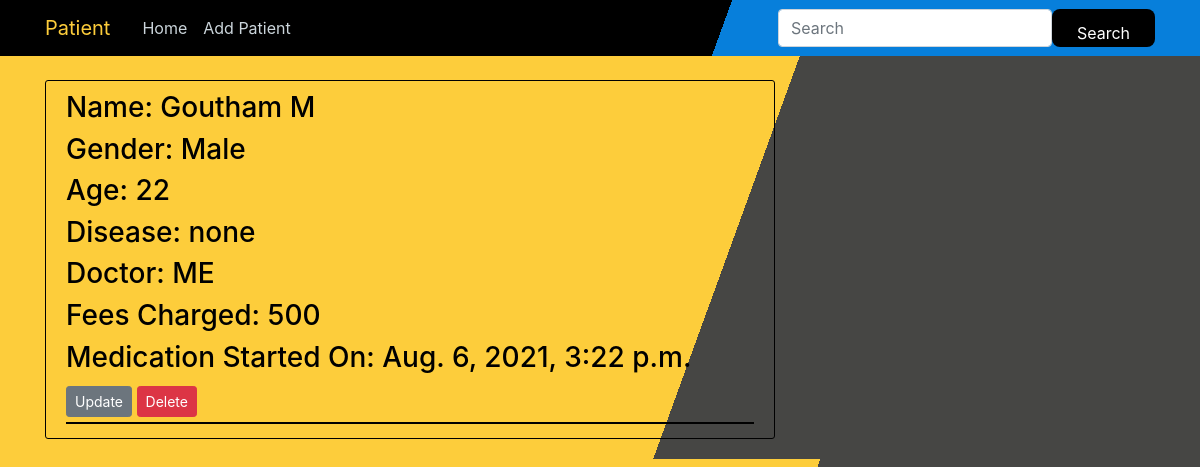
The app's page /patient/6/ with its own data.
### PD/models.py (models this page shows, shortened)
class Patient(models.Model):
        firstname = models.CharField(max_length=100)
        lastname  = models.CharField(max_length=100)
        choose_gender = (
        ('Male', 'Male'),
        ('Female', 'Female'),
        )
        gender = models.CharField( max_length=100,choices=choose_gender)
        age = models.IntegerField(max_length=3,null=True)
        disease  = models.CharField(max_length=100)
        doctor   = models.CharField(max_length=100)
        fees = models.IntegerField(default=500,null=False)
        medsstarted =  models.DateTimeField(default=timezone.now)

### PD/views.py (the view)
# urls.py: path("patient/<int:pk>/", PatientDetailView.as_view(), name="patient-detail"),
class PatientDetailView(DetailView):
    model = Patient

### PD/templates/PD/patient_detail.html
{%extends "PD/base.html" %} {% block content %}
<article class="media content-section">
    <div class="media-body">
        <div class="article-metadata">
            <h3>Name: {{ object.firstname }} {{object.lastname}}</h3>
            <h3>Gender: {{ object.gender }}</h3>
            <h3>Age: {{ object.age }}</h3>
            <h3>Disease: {{ object.disease }}</h3>
            <h3>Doctor: {{ object.doctor }}</h3>
            <h3>Fees Charged: {{ object.fees }}</h3>
            <h3>Medication Started On: {{ object.medsstarted }}</h3>
            <div>
                <a
                class="btn btn-secondary btn-sm mt-1 mb-1"
                href="{% url 'patient-update' object.id%}"
                >Update</a
                >
                <a
                class="btn btn-danger btn-sm mt-1 mb-1"
                href="{% url 'patient-delete' object.id%}"
                >Delete</a
                >
            </div>
        </div>
    </div>
</article>
{% endblock%}

### PD/static/PD/style.css (style rules this page uses)
body { background: linear-gradient(110deg, #fdcd3b 60%, #464644 60%); color: #333333; margin-top: 5rem; }
h1, h2, h3, h4, h5, h6 { color: #000000; }
.content-section { background: transparent; padding: 10px 20px; border: 1px solid #000000; border-radius: 3px; margin-bottom: 20px; }
.article-metadata { padding-bottom: 1px; margin-bottom: 4px; border-bottom: 2px solid #000000; }

### records on screen
Patient: firstname "Goutham", lastname "M", gender "Male", age "22", disease "none", doctor "ME", fees "500", medsstarted "Aug. 6, 2021, 3:22 p.m."
